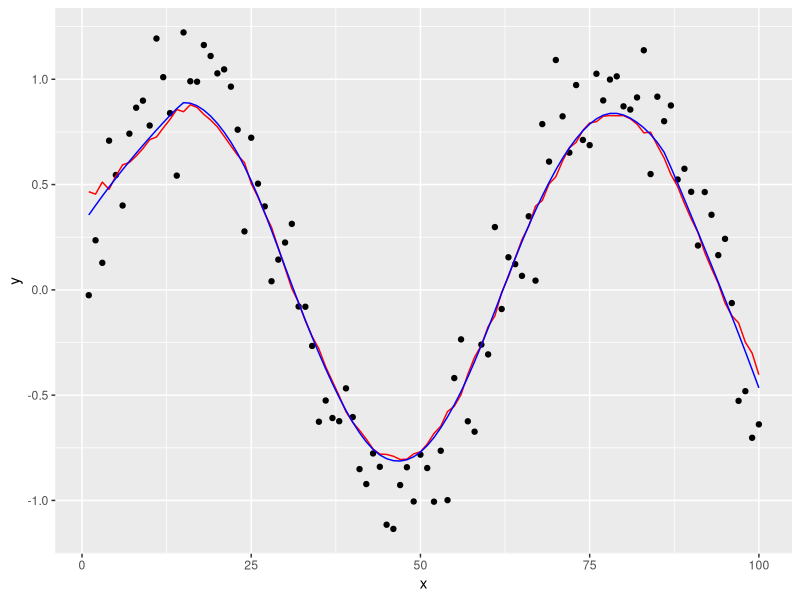

Write the R code that produced this figure.
## ---- chunk 1
#| message: False

library(tidyverse)

## ---- chunk 2
set.seed(1)

#======= generate data =======#
n <- 100
x <- 1:n

e <- rnorm(n, mean = 0, sd = 0.2)
y <- sin(x/10) + e
## ---- chunk 3

nearest <- function(dists, k){
  # sorts smallest to largest, 
  # and slices out the k nearest neighbours
  sorted <- sort(dists)
  d_max <- sorted[k+1] |> unname()
  neighbours <- names(sorted)[2:(k+1)] |> as.integer()
  
  return(data.frame('vals' = c('x' = neighbours,'d' = d_max)))
}
custom_estimate <- function(data,y){
  len <- (length(data)-1)/2
  w_js <- data[1:len]
  neighs <- data[(len+1):(2*len)] |> as.integer()
  
  X <- cbind(1,neighs)
  y_vec <- matrix(y[neighs],ncol=1)
  
  W <- diag(w_js)

  #======= weighted regression =======#
  ests <- solve(t(X) %*% W %*% X) %*% t(X) %*% W %*% y_vec
  
  x_val <- data[(2*len+1)]
  
  # print(x_val)
  # print(ests)
  y_est <- ests[1] + ests[2]*x_val
  
  return(cbind('x' = x_val,'y_hat' = y_est))
}


# f: (0,1)
# y^ = f(x)
customLowess <- function(x, y, f){
  
  #======= calculate span =======#
  n <- length(x)
  k <- ceiling(f*n)
  #======= calculate weights =======#
  # using the 'tricube kernel'
  
  distances <- cbind(x,y) |> dist(method = 'euclidean') |>
    as.matrix()
  
  neighs <- apply(distances,1,nearest,k=k,simplify=TRUE) |>
    as.data.frame()
  colnames(neighs) <- 1:n
  
  #split output of custom 'nearest' function into 
  # a matrix of neighbours (ints)
  # and a vector of d_maxes
  nval <- nrow(neighs)
  neighbours <- neighs[-nval,] |> t()
  d_max <- neighs[nval,] |> t()
  print((d_max))
  
  #since each row i in neighbours represents the neighbours of 
  # the x_ith point, we can use 1:n to simply get the set of x_is
  
  w_ij <- (1-(abs((1:n)-neighbours)/(d_max %*% rep(1,k)))^3)^3
  print((w_ij))
  
  full_data <- data.frame('w'= w_ij,neighbours,'x'=x)
  
  # test_xi <- 50
  # test_data <- full_data[test_xi, ]
  # ests_test <- custom_estimate(test_data, y)
  # 
  # print(ests_test)  # Your custom regression estimate for x = 50

  

  
  out <- apply(X=full_data,
               MARGIN=1,
               FUN = custom_estimate, 
               y=y, 
               simplify=TRUE) |> as.data.frame() |> t()
}
## ---- chunk 4
f <- 0.3
model_custom <- customLowess(x=x,y=y,f=f) |> as_tibble()
lo <- lowess(x=x,y=y,f=f,iter=0)$y
ggplot(data=tibble(x,y), aes(x=x,y=y)) +
  geom_point() +
  geom_line(data=model_custom,aes(x=V1,y=V2), colour = "red") +
  geom_line(aes(y=lo),colour="blue")
  # geom_smooth(formula = y ~ x, 
  #             method = "loess",
  #             colour = "blue",
  #             method.args = list(degree = 1,
  #                                span=f,
  #                                surface="direct",
  #                                statistics="exact"
  #                                )
  #             )
## ---- chunk 5
# {
# plot(x, y, pch = 16, cex = 0.5)
# lines(model_custom, col = 'red', type = 'l', lwd = 2)
# lines(model_lowess, col = 'blue', type = 'l', lwd = 2)
# legend("topright", legend = c("Custom LOWESS", "Built-in LOWESS"),
#        col = c("red", "blue"), lty = 1, lwd = 2)
# }

#the following is tested to be equivalent
#loess(formula=y~x,degree=1,span=f)$fitted |> plot()
#lowess(x,y,f=f,iter=0) |> plot()
#loess.smooth(x=x,y=y,span=f,evaluation=n) |> plot()
